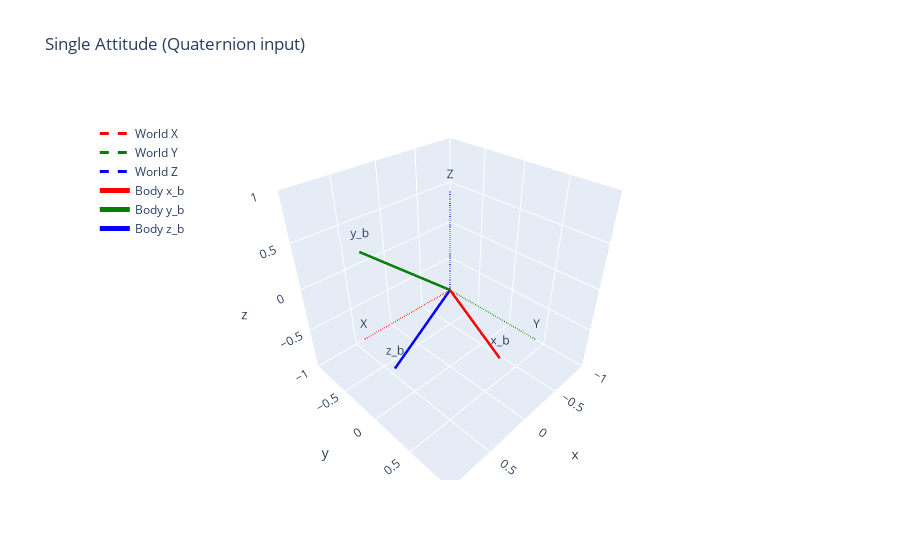

Source (notebook cell):
### Code cell
q = Quaternion(
    w=1,
    x=3,
    y=2.02,
    z=0.67
)

fig = plot_attitude(q, title="Single Attitude (Quaternion input)")

### Figure 1 — Plotly figure (JSON) as saved in the notebook; plotly's stock layout.template omitted (floating-point values rounded to 4 significant figures)
{"data": [{"line": {"color": "red", "dash": "dash", "width": 3}, "mode": "lines+text", "name": "World X", "text": ["", "X"], "type": "scatter3d", "x": [0, 1], "y": [0, 0], "z": [0, 0]}, {"line": {"color": "green", "dash": "dash", "width": 3}, "mode": "lines+text", "name": "World Y", "text": ["", "Y"], "type": "scatter3d", "x": [0, 0], "y": [0, 1], "z": [0, 0]}, {"line": {"color": "blue", "dash": "dash", "width": 3}, "mode": "lines+text", "name": "World Z", "text": ["", "Z"], "type": "scatter3d", "x": [0, 0], "y": [0, 0], "z": [0, 1]}, {"line": {"color": "red", "width": 5}, "mode": "lines+text", "name": "Body x_b", "text": ["", "x_b"], "type": "scatter3d", "x": [0, 0.3765], "y": [0, 0.9264], "z": [0, -0.001377]}, {"line": {"color": "green", "width": 5}, "mode": "lines+text", "name": "Body y_b", "text": ["", "y_b"], "type": "scatter3d", "x": [0, 0.7419], "y": [0, -0.3007], "z": [0, 0.5993]}, {"line": {"color": "blue", "width": 5}, "mode": "lines+text", "name": "Body z_b", "text": ["", "z_b"], "type": "scatter3d", "x": [0, 0.5547], "y": [0, -0.2267], "z": [0, -0.8006]}], "layout": {"legend": {"x": 0.02, "y": 0.95}, "scene": {"aspectmode": "cube", "xaxis": {"range": [-1, 1]}, "yaxis": {"range": [-1, 1]}, "zaxis": {"range": [-1, 1]}}, "title": {"text": "Single Attitude (Quaternion input)"}}}
